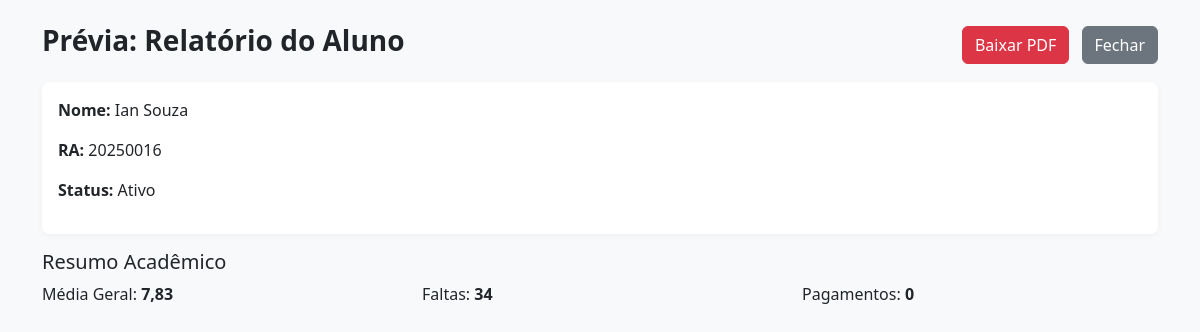
Screenshot of /relatorios/preview/aluno/63/ (signed in) with the database file from the repository.
### apps/academico/models.py (models this page shows, shortened)
class Aluno(models.Model):
    user = models.OneToOneField(settings.AUTH_USER_MODEL, on_delete=models.CASCADE, primary_key=True)
    RA_aluno = models.CharField(max_length=50, unique=True)
    RG_aluno = models.CharField(max_length=20, unique=True, blank=True, null=True) # Opcional
    data_nascimento = models.DateField(blank=True, null=True) # Opcional
    genero = models.CharField(max_length=20, blank=True, null=True) # Opcional
    estado_civil = models.CharField(max_length=20, blank=True, null=True) # Opcional
    etinia = models.CharField(max_length=50, blank=True, null=True)
    deficiencia = models.CharField(max_length=100, blank=True, null=True)
    conclusao_EM = models.DateField(blank=True, null=True)
    data_matricula = models.DateField(auto_now_add=True)
    status_matricula = models.CharField(max_length=20, default='Ativo')
    turma_atual = models.ForeignKey(Turma, on_delete=models.SET_NULL, null=True, blank=True, related_name='alunos')
    cod_endereco = models.ForeignKey(Endereco, on_delete=models.SET_NULL, null=True, blank=True)
    responsavel_legal = models.ForeignKey(Responsavel, on_delete=models.SET_NULL, null=True, blank=True)
    class Meta:
        verbose_name = 'Aluno'
        verbose_name_plural = 'Alunos'
        db_table = 'academico_aluno'

### apps/relatorios/views.py (the view)
# urls.py: path('preview/aluno/<int:aluno_id>/', views.preview_relatorio_aluno, name='preview_relatorio_aluno'),
@login_required
def preview_relatorio_aluno(request, aluno_id=None):
    aluno = _get_aluno_or_403(request, aluno_id)
    if not aluno:
        return redirect('home')
    from apps.academico.models import Historico, RegistroOcorrencia
    from apps.payments.models import Pagamento
    from apps.relatorios.models import DocumentoEmitido
    historicos = aluno.historico.select_related('turma_disciplina_professor__disciplina').all()
    media_geral = historicos.aggregate(avg=Avg('media_final'))['avg'] or 0
    faltas_total = historicos.aggregate(total=Sum('total_faltas'))['total'] or 0
    pagamentos = Pagamento.objects.filter(aluno=aluno.user).order_by('-data_criacao')
    total_pendente = Decimal('0.00')
    total_recebido = Decimal('0.00')
    for p in pagamentos.filter(status='pendente'):
        total_pendente += (p.valor or Decimal('0.00'))
    for p in pagamentos.filter(status='pago'):
        total_recebido += (p.valor or Decimal('0.00'))
    docs = DocumentoEmitido.objects.filter(aluno=aluno).order_by('-data_emissao')
    ocorrencias = RegistroOcorrencia.objects.filter(aluno=aluno).order_by('-data_registro')[:5]
    context = {
        'aluno': aluno,
        'historicos': historicos,
        'media_geral': media_geral,
        'faltas_total': faltas_total,
        'total_recebido': total_recebido,
        'total_pendente': total_pendente,
        'pagamentos_count': pagamentos.count(),
        'docs': docs,
        'ocorrencias': ocorrencias,
    }
    return render(request, 'relatorios/preview_aluno.html', context)

### apps/dashboards/views.py (called while the page is built)
def issecretaria(user): return user.is_authenticated and hasattr(user, 'profile') and user.profile.tipo == 'secretaria'

### apps/relatorios/views.py (called while the page is built)
def _get_aluno_or_403(request, aluno_id):
    if aluno_id:
        if not (issecretaria(request.user) or request.user.profile.tipo == 'coordenacao'):
            messages.error(request, "Sem permissão.")
            return None
        return get_object_or_404(Aluno, pk=aluno_id)
    else:
        if not hasattr(request.user, 'aluno'):
            messages.error(request, "Perfil de aluno não encontrado.")
            return None
        return request.user.aluno

### templates/relatorios/preview_aluno.html (shortened to what this page needs)
{% extends 'base.html' %}
{% load static %}
{% block content %}
<div class="container py-4">
    <div class="d-flex justify-content-between align-items-center mb-3">
        <h3 class="fw-bold">Prévia: Relatório do Aluno</h3>
        <div>
            <a href="{% url 'relatorio_aluno_geral_pdf' aluno.id %}" class="btn btn-danger" target="_blank">Baixar PDF</a>
            <a href="javascript:window.close();" class="btn btn-secondary ms-2">Fechar</a>
        </div>
    </div>
    <div class="card mb-3">
        <div class="card-body">
            <p><strong>Nome:</strong> {{ aluno.user.get_full_name }}</p>
            <p><strong>RA:</strong> {{ aluno.RA_aluno }}</p>
            <p><strong>Status:</strong> {{ aluno.status_matricula }}</p>
        </div>
    </div>
    <h5>Resumo Acadêmico</h5>
    <div class="row">
        <div class="col-md-4">Média Geral: <strong>{{ media_geral|floatformat:2 }}</strong></div>
        <div class="col-md-4">Faltas: <strong>{{ faltas_total }}</strong></div>
        <div class="col-md-4">Pagamentos: <strong>{{ pagamentos_count }}</strong></div>
    </div>
</div>
{% endblock %}

### static/css/style.css (style rules this page uses)
:root { --primary-color: #FF0000; --primary-dark: #CC0000; --secondary-color: #FF3333; --accent-color: #FFF5F5; --text-light: #FFFFFF; --text-dark: #333333; --sidebar-width: 250px; }
a { color: var(--primary-color); text-decoration: none; }
html, body { height: 100%; margin: 0; font-family: 'Segoe UI', Roboto, 'Helvetica Neue', Arial, sans-serif; background-color: #f5f6f8; }
.card { border: none; border-radius: 8px; box-shadow: 0 2px 6px rgba(0,0,0,0.04); transition: transform 0.2s ease, box-shadow 0.2s ease; background-color: #fff; }

### static/css/home.css (style rules this page uses)
:root { --senai-red: #c41e3a; --senai-dark: #1a1a1a; --senai-light: #f8f9fa; --gradient-primary: linear-gradient(135deg, #c41e3a 0%, #e74c3c 100%); --gradient-secondary: linear-gradient(135deg, #2c3e50 0%, #34495e 100%); --transition: all 0.3s cubic-bezier(0.25, 0.46, 0.45, 0.94); --spacing-xs: clamp(0.5rem, 2vw, 1rem); --spacing-sm: clamp(1rem, 2.5vw, 1.5rem); --spacing-md: clamp(1.5rem, 3vw, 2rem); --spacing-lg: clamp(2rem, 4vw, 3rem); --spacing-xl: clamp(3rem, 5vw, 4rem); --font-size-h1: clamp(1.8rem, 6vw, 3.5rem); --font-size-h2: clamp(1.4rem, 4vw, 2.5rem); --font-size-h5: clamp(1rem, 2.5vw, 1.3rem); --font-size-body: clamp(0.85rem, 1.5vw, 1rem); }

### static/css/buttons.css (style rules this page uses)
:root { --senai-red: #FF0000; --senai-red-dark: #CC0000; --senai-gray: #6c757d; --senai-danger: #dc3545; --animation-speed: 0.2s; }
.btn { transition: all var(--animation-speed) ease-in-out; border-radius: 6px; font-weight: 500; }

### rows the page displays
Aluno: user.get_full_name "Ian Souza", RA_aluno "20250016", status_matricula "Ativo"

### other values shown
{{ media_geral|floatformat:2 }} "7,83"
{{ faltas_total }} "34"
{{ pagamentos_count }} "0"
